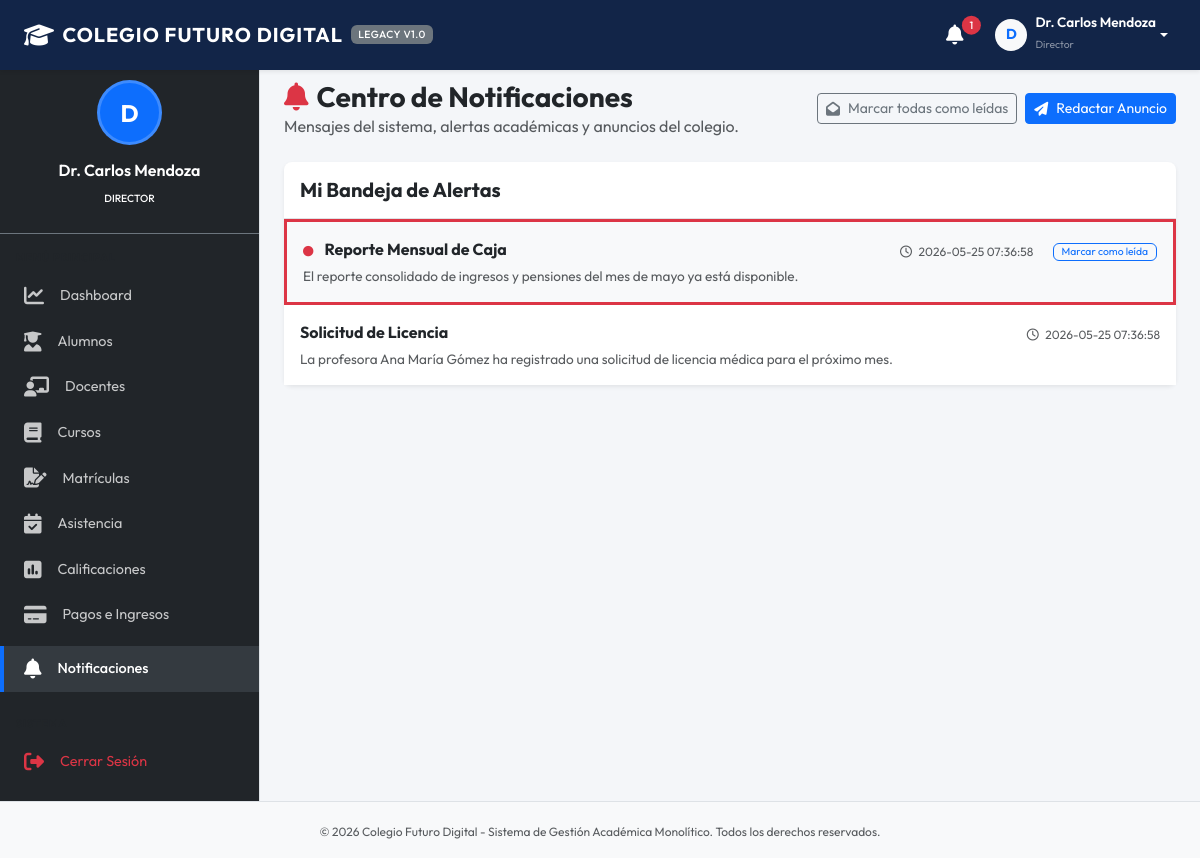
Page /modules/notificaciones.php (signed in) on the earlier database version.
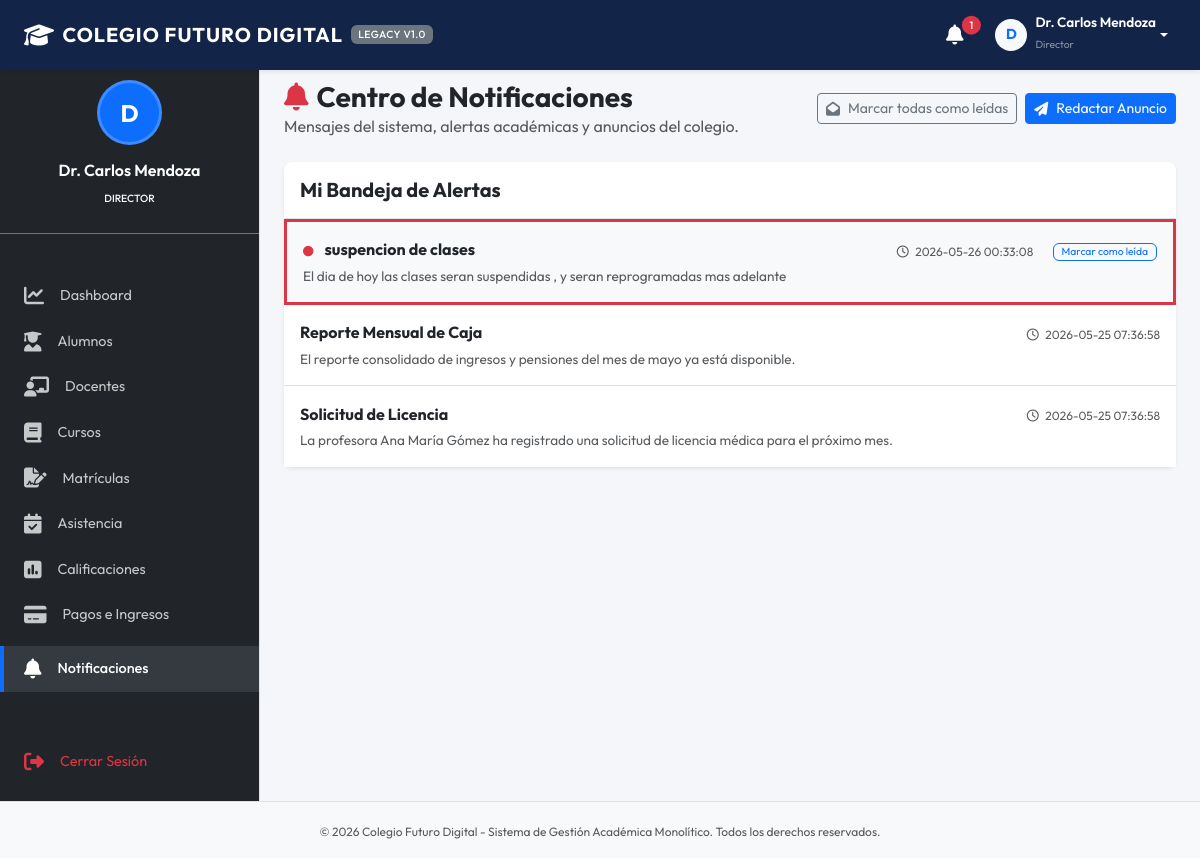
Same page on the later database version.
### tables this page shows
CREATE TABLE notificaciones (
            id INTEGER PRIMARY KEY AUTOINCREMENT,
            usuario_id INTEGER NOT NULL,
            titulo TEXT NOT NULL,
            mensaje TEXT NOT NULL,
            fecha TEXT NOT NULL,
            leido INTEGER DEFAULT 0 CHECK(leido IN (0, 1)),
            FOREIGN KEY (usuario_id) REFERENCES usuarios(id) ON DELETE CASCADE
        );

### modules/notificaciones.php (the view, shortened to what this page needs)
<?php
$rol = $_SESSION['usuario_rol'];
$userId = $_SESSION['usuario_id'];
$can_send = in_array($rol, ['Director', 'Administrador', 'Docente']);
$action = $_GET['action'] ?? 'list';
require_once __DIR__ . '/../includes/header.php';
require_once __DIR__ . '/../includes/sidebar.php';
?>
<div class="d-flex justify-content-between align-items-center mb-4">
    <div>
        <h1 class="h3 mb-0 text-dark fw-bold"><i class="fa-solid fa-bell me-2 text-danger"></i>Centro de Notificaciones</h1>
        <p class="text-muted mb-0">Mensajes del sistema, alertas académicas y anuncios del colegio.</p>
    </div>
    <div class="d-flex gap-2">
        <a href="notificaciones.php?action=mark_all_read" class="btn btn-outline-secondary btn-sm d-flex align-items-center"><i class="fa-solid fa-envelope-open me-2"></i> Marcar todas como leídas</a>
        <?php if ($can_send && $action === 'list'): ?>
            <a href="notificaciones.php?action=new" class="btn btn-primary btn-sm d-flex align-items-center"><i class="fa-solid fa-paper-plane me-2"></i> Redactar Anuncio</a>
        <?php elseif ($action !== 'list'): ?>
            <a href="notificaciones.php" class="btn btn-outline-secondary btn-sm d-flex align-items-center"><i class="fa-solid fa-arrow-left me-2"></i> Volver a la Bandeja</a>
        <?php endif; ?>
    </div>
</div>
<?php if ($action === 'list'): ?>
    <?php
    try {
        $stmt = $pdo->prepare("SELECT * FROM notificaciones WHERE usuario_id = ? ORDER BY fecha DESC");
        $stmt->execute([$userId]);
        $notificaciones = $stmt->fetchAll();
    } catch (PDOException $e) {
        echo "<div class='alert alert-danger'>Error al cargar bandeja: " . $e->getMessage() . "</div>";
        $notificaciones = [];
    }
    ?>
    <div class="card bg-white shadow-sm border-0">
        <div class="card-header bg-transparent border-bottom py-3">
            <h5 class="card-title mb-0 fw-bold">Mi Bandeja de Alertas</h5>
        </div>
        <div class="card-body p-0">
            <?php if (empty($notificaciones)): ?>
                <div class="p-5 text-center text-muted">
                    <i class="fa-regular fa-bell-slash d-block fs-1 mb-3 text-secondary"></i>
                    <p class="mb-0">No se registran notificaciones o alertas en este momento.</p>
                </div>
            <?php else: ?>
                <div class="list-group list-group-flush">
                    <?php foreach ($notificaciones as $n): ?>
                        <div class="list-group-item p-3 <?php echo !$n['leido'] ? 'bg-light border-start border-danger border-3' : ''; ?>">
                            <div class="d-flex w-100 justify-content-between align-items-center mb-1">
                                <h6 class="mb-0 fw-bold text-dark <?php echo !$n['leido'] ? 'text-primary' : ''; ?>">
                                    <?php if (!$n['leido']): ?>
                                        <i class="fa-solid fa-circle text-danger me-2 fs-9"></i>
                                    <?php endif; ?>
                                    <?php echo htmlspecialchars($n['titulo']); ?>
                                </h6>
                                <div class="text-end">
                                    <small class="text-muted fs-8"><i class="fa-regular fa-clock me-1"></i> <?php echo htmlspecialchars($n['fecha']); ?></small>
                                    <?php if (!$n['leido']): ?>
                                        <a href="notificaciones.php?action=mark_read&id=<?php echo $n['id']; ?>" class="btn btn-xs btn-outline-primary ms-3 fs-9 py-0 px-2" title="Marcar como leída">Marcar como leída</a>
                                    <?php endif; ?>
                                </div>
                            </div>
                            <p class="mb-0 text-muted fs-7 mt-1"><?php echo htmlspecialchars($n['mensaje']); ?></p>
                        </div>
                    <?php endforeach; ?>
                </div>
            <?php endif; ?>
        </div>
    </div>
<?php endif; ?>
<?php
require_once __DIR__ . '/../includes/footer.php';
?>

Differences in the rows shown:
added notificaciones: leido 0 (drawn), titulo "suspencion de clases", fecha "2026-05-26 00:33:08", mensaje "El dia de hoy las clases seran suspendidas , y seran reprogramadas mas adelante"
changed notificaciones "Reporte Mensual de Caja": no longer shows "Marcar como leída"
